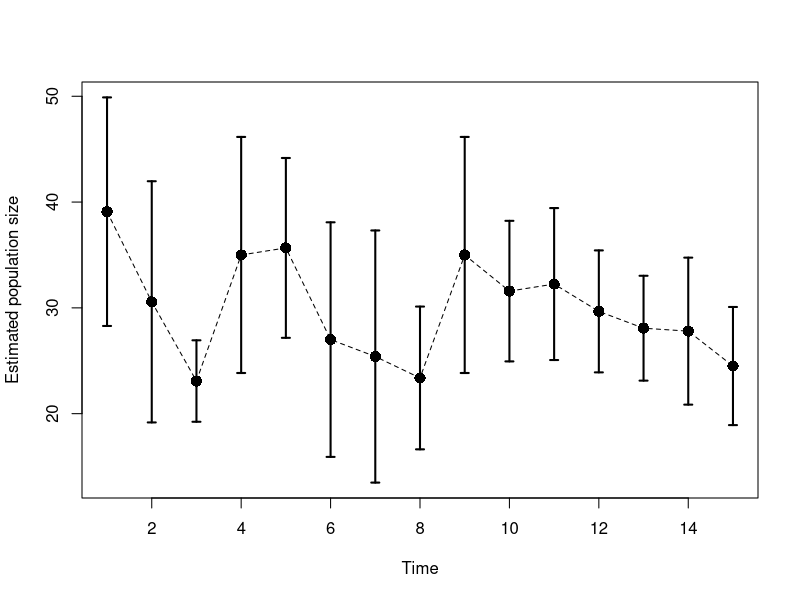
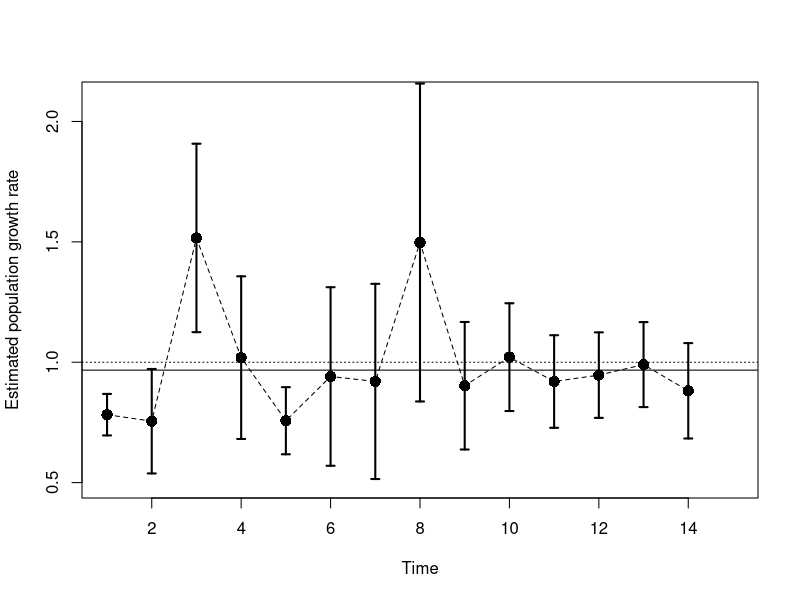
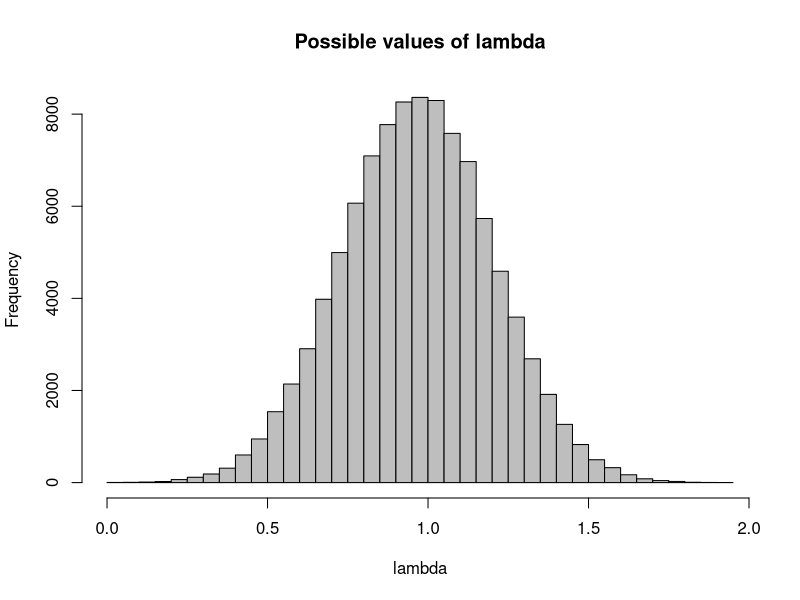
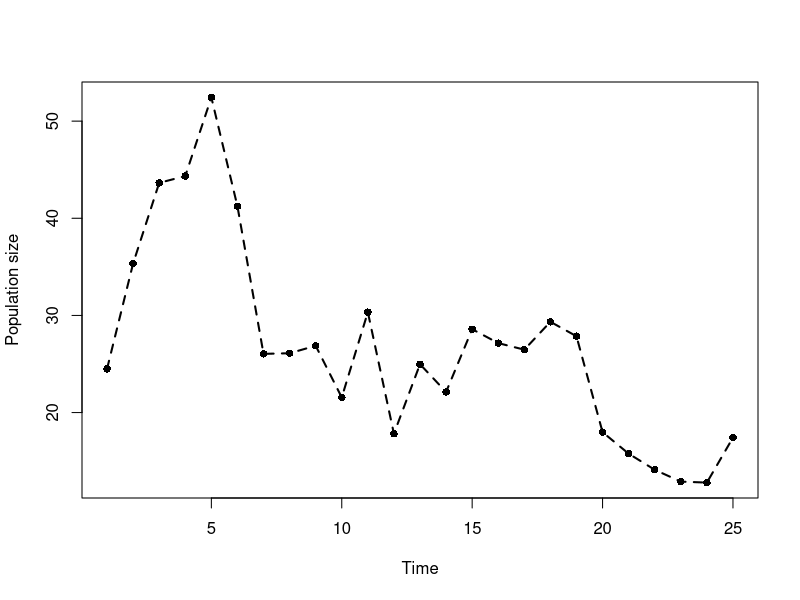
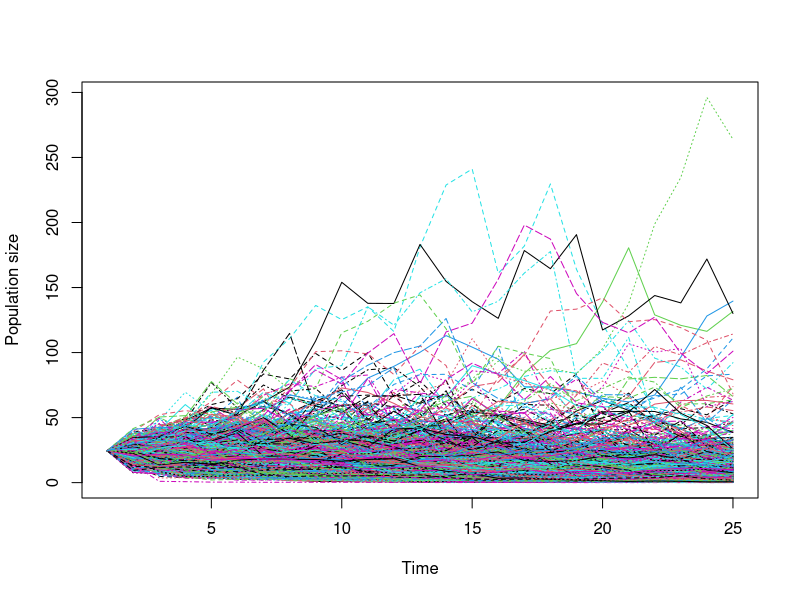
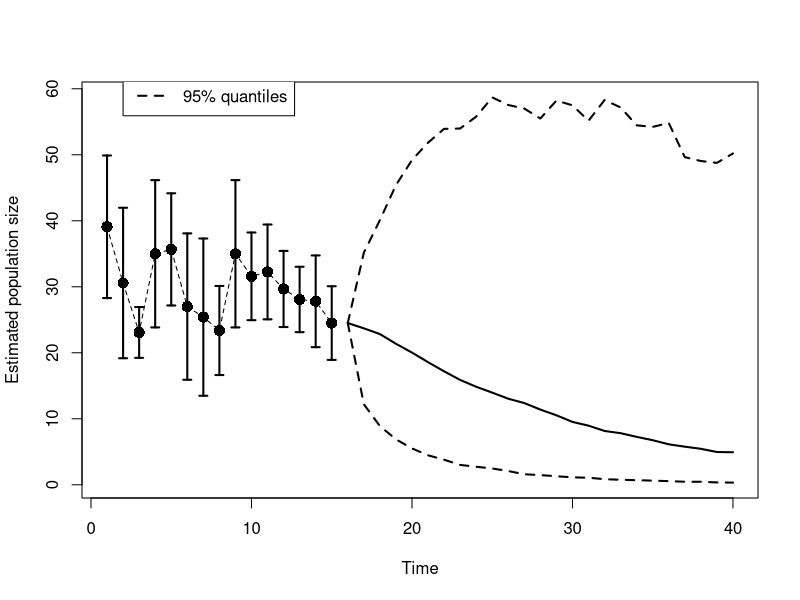
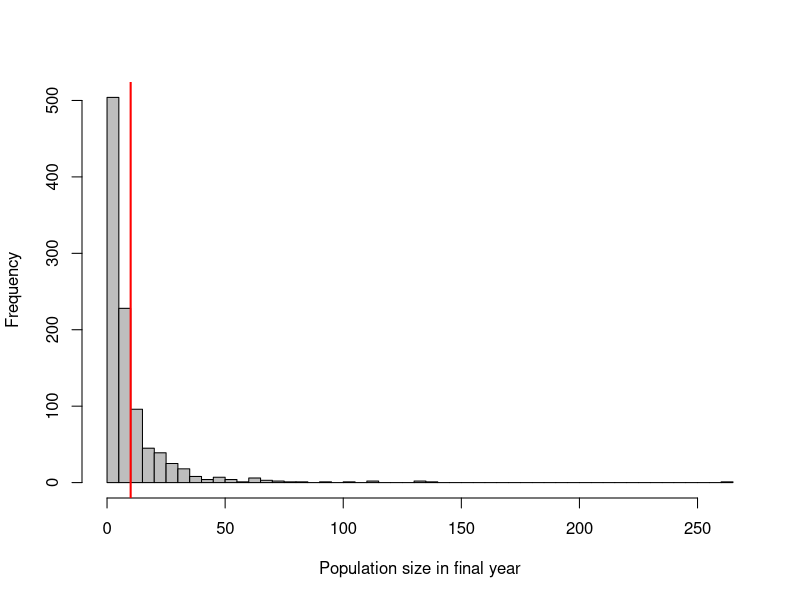
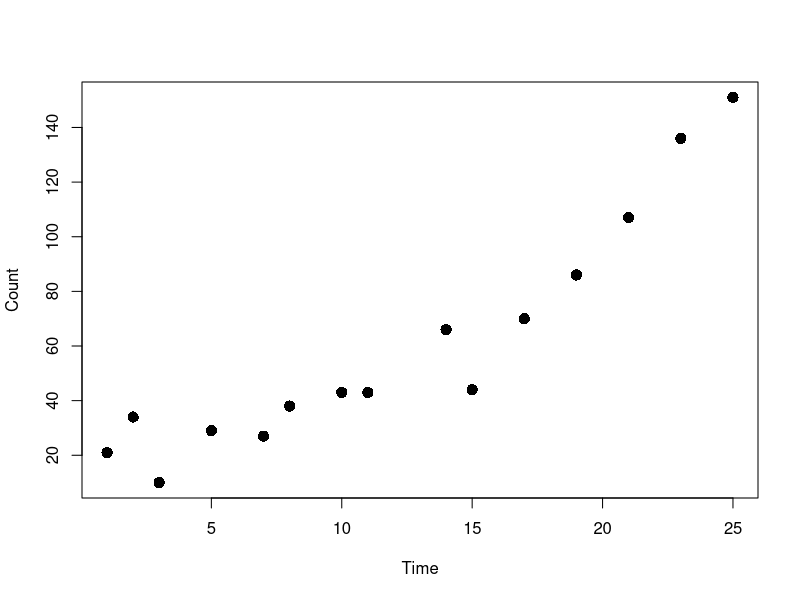

Source code (R) for these figures, in order:
###############################################
# Analyzing abundance of wildlife populations
# WILD 4890 Lab 7
# March 2018
###############################################


#### Part 1: Two-sample mark-recapture studies (Lincoln-Petersen estimator) ####


M = 41     # number captured and marked in first sampling period
C = 38    # total number captured in second sampling period
R = 14      # number of recaptures (previously-marked) in second samplng period

# 2-sample Lincoln-Petersen population size estimate
Nhat = (((M+1)*(C+1))/(R+1))-1           # Lincoln-Petersen estimator adjusted for small sample size

# estimate variance in estimate of population size and compute confidence intervals
var = ((M+1)*(C+1)*(M-R)*(C-R))/(((R+1)^2)*(R+2))
se = sqrt(var)
conf.low = Nhat - 1.96*se
conf.high = Nhat + 1.96*se

# coefficient of variation 
cv = (se/Nhat)*100

# print results
print(c("Nhat" = Nhat, "conf.low" = conf.low, "conf.high" = conf.high, "cv" = cv))

# detection probability
p1 = R/C
p2 = R/M

p1
p2


# expected precision
exp_cv = function(N, p){
  (1-p)/(p*sqrt(N))*100
}

exp_cv(N = 400, p= 0.3)



#### Part 2: Population projections with environmental stochasticity ###


# estimate abundance and population growth rate over several years

# read in data
dat = read.csv("marked_dat.csv")

# calculate Nhat and variance using same equations as above
dat$Nhat = (((dat$M+1)*(dat$C+1))/(dat$R+1))-1
dat$var = ((dat$M+1)*(dat$C+1)*(dat$M-dat$R)*(dat$C-dat$R))/(((dat$R+1)^2)*(dat$R+2))
dat$conf.low = dat$Nhat - 1.96*sqrt(dat$var)
dat$conf.high = dat$Nhat + 1.96*sqrt(dat$var)

# plot estimates of N over time
par(mfrow = c(1,1))
plot(dat$Nhat ~ dat$Year, pch = 16, cex = 1.5, xlab = "Time", ylab = "Estimated population size", 
     ylim = c(min(dat$conf.low), max(dat$conf.high)))
lines(dat$Nhat ~ dat$Year, lwd = 1, lty = 2)
arrows(x0 = dat$Year, x1 = dat$Year, y0 = dat$conf.low, y1 = dat$conf.high, 
       angle = 90, code = 3, length = 0.04, lwd =2)

# look at estimates
dat

# calculate lambda for each time step (need to add the NA on the end so it is the correct length)
dat$lambda = c(dat$Nhat[2:nrow(dat)]/dat$Nhat[1:(nrow(dat)-1)], NA)

# we can also calculate a variance on our estimate of lambda based on variance in estimates of N
# first calculate the coefficent of variation (cv) for Nhat estimates
cv0 = c(sqrt(dat$var[ 1:(nrow(dat)-1)])/dat$Nhat[1:(nrow(dat)-1)], 0)
cv1 = c(0, sqrt(dat$var[2:nrow(dat)])/dat$Nhat[2:nrow(dat)])

dat$lambda_var = dat$lambda^2 * (cv0 + cv1)

# plot estimates of lambda over time
plot(dat$lambda ~ dat$Year, pch = 16, cex = 1.5, xlab = "Time", ylab = "Estimated population growth rate", 
     ylim = c(0.5, 2.1))
lines(dat$lambda ~ dat$Year, lwd = 1, lty = 2)
arrows(x0 = dat$Year, x1 = dat$Year, y0 = dat$lambda - dat$lambda_var, y1 = dat$lambda + dat$lambda_var, 
       angle = 90, code = 3, length = 0.04, lwd =2)
abline(h = 1, lty = 3)


# find the average lambda over this time period - need to use geometric mean
# the arithmetic mean will produce an incorrect estimate of average lambda

# function to calculate geometric mean
geo_mean = function(x){
  prod(x, na.rm = T)^(1/(length(x)-1))
}

mean_lambda = geo_mean(dat$lambda)

# add line to plot 
abline(h = mean_lambda)

# calculate standard deviation of lambda
sd_lambda = sd(dat$lambda, na.rm = T)

### lambda projection ###

# use estimates of mean lambda and variation in lambda to project population growth into the future

# visualize distribution of possible growth rates
x = rnorm(100000, mean_lambda, sd_lambda)
hist(x, breaks = 50, col = "gray", main = "Possible values of lambda", xlab = "lambda")

# start with estimate from final year as starting population size
# project 20 years into the future
t = 25
N = numeric(t)
N[1] = dat$Nhat[15]

# draw a different value for lambda each year
lambda = rnorm(t, mean_lambda, sd_lambda)

# projection population forward
for(i in 2:t){
  N[i] = N[i-1]*lambda[i-1]
}

# plot outcome
plot(N ~ c(1:t), pch = 16, cex = 1, xlab = "Time", ylab = "Population size")
lines(N ~ c(1:t), lwd = 2, lty = 2)



# repeat this projection 1000 times
reps = 1000
N = matrix(nrow = t, ncol = reps)
N[1,] = dat$Nhat[15]

for(r in 1:reps){
  
  # draw a different value for lambda each year
  lambda = rnorm(t, mean_lambda, sd_lambda)
  
  # projection population forward
  for(i in 2:t){
    N[i,r] = N[i-1,r]*lambda[i-1]
  }
}

matplot(N, type = "l", xlab = "Time", ylab = "Population size")

# calculate the 95% quantiles and median outcome and plot 
med = apply(N, 1, median)
lci = apply(N, 1, quantile, probs = 0.025)
uci = apply(N, 1, quantile, probs = 0.975)

to.plot = dat[,c(1,5,7,8)]
to.plot = rbind(to.plot, data.frame(Year = c(16:40),
                                   Nhat = rep(NA, t),
                                   conf.low = rep(NA, t),
                                   conf.high = rep(NA, t)))
to.plot$pred = c(rep(NA, 15), med)
to.plot$lci = c(rep(NA, 15), lci)
to.plot$uci = c(rep(NA, 15), uci)


# plot estimates of N over time
plot(to.plot$Nhat ~ to.plot$Year, pch = 16, cex = 1.5, xlab = "Time", ylab = "Estimated population size", 
     ylim = c(min(to.plot$lci, na.rm = T), max(to.plot$uci, na.rm = T)))
lines(to.plot$Nhat ~ to.plot$Year, lwd = 1, lty = 2)
arrows(x0 = to.plot$Year, x1 = to.plot$Year, y0 = to.plot$conf.low, y1 = to.plot$conf.high, 
       angle = 90, code = 3, length = 0.04, lwd =2)
lines(to.plot$pred ~ to.plot$Year, lwd = 2)
lines(to.plot$lci ~ to.plot$Year, lwd = 2, lty = 2)
lines(to.plot$uci ~ to.plot$Year, lwd = 2, lty = 2)
legend(2, 65, lty = c(1,2), lwd = c(2,2), c("Median", "95% quantiles"))





# we can use our replicates to determine the probabilities of the population falling above or below a threshold
# when you ask R a logical question, it returns a TRUE or FALSE (called boolean values)
# R treats these values like numbers, where TRUE = 1, and FALSE = 0
# we can use this to easily find the proportion of replications in which certain conditions are met

# in what proportion of replications is N = 10 at final year?

# all values of N at year 20 (see all numbers in the console)
N[t,]
hist(N[t,], breaks = 50, col = "gray", main = "", xlab = "Population size in final year")
abline(v = 10, col = "red", lwd = 2)

# for each replication, is N < 10 at year 20? (see all the TRUEs and FALSEs in the console)
N[t,] < 10

# what proportion of replications was N < 10 at year 20?
# this is equivalent to the probability that N will be less than 10 in 20 years
mean(N[t,] < 10)

# what is the probability of the population going extinct? (N = 0)
# it works better to ask if N < 1 since we have decimal places
mean(N[t,] < 1)




### Part 3: Estimating population trend from counts ###


# read in file of count data
dat = read.csv("count_dat.csv")

# plot counts over time
plot(dat$count ~ dat$time, pch = 16, cex = 1.5, xlab = "Time", ylab = "Count")

# as you can see there are several years with missing data (no counts)
# this makes it hard to estimate average annual lambda
# instead we can use regression to estimate growth rate (r) on the log scale
# we'll fit the equation: log(N) = log(N0) + r*t  (takes the form of a straight line)
# the intercept will equal log(N0) and the slope equals the estimate of r

# first need to log-transform the counts
dat$logN = log(dat$count)

summary(mod <- lm(logN ~ time, data = dat))

### Part 4: Population projections with parametric uncertainty ###

# get predicted values and confidence limits
pred = predict.lm(mod, interval = "confidence", newdata = data.frame(time = c(1:25)))

# plot population size over time on the log scale and add predicted line
par(mfrow = c(1,2))
plot(dat$logN ~ dat$time, pch = 16, cex = 1.5, xlab = "Time", ylab = "Log population size", 
     main = "Log scale")
lines(pred[,1], lwd = 2)  
lines(pred[,2], lwd = 2, lty = 2)
lines(pred[,3], lwd = 2, lty = 2)

# we can also back-transform the estimates to look at them on the log scale
predN = exp(pred)

plot(dat$count ~ dat$time, pch = 16, cex = 1.5, xlab = "Time", ylab = "Population size",
     main = "Natural scale")
lines(predN[,1], lwd = 2)
lines(predN[,2], lwd = 2, lty = 2)
lines(predN[,3], lwd = 2, lty = 2)

# we cannot transform r to get unbiased estimates of lambda, however we can
# use estimates of r to project the population into the future, assuming r stays the same
# this method assumes that r is constant across years
# it does not account for environmental stochasticity or year-to-year variation in r

# mean and precision of r estimate
mean_r = 0.085
se_r = 0.009
sd_r = se_r*sqrt(nrow(dat))
cv_r = (sd_r/mean_r) * 100

print(c("mean" = mean_r, "sd" = sd_r, "cv"= cv_r))

# visualize variation in r
x = rnorm(100000, mean_r, sd_r)
par(mfrow = c(1,1))
hist(x, breaks = 50, col= "gray", main = "Uncertainty in estimate of r", xlab = "r")


# using this model, we're assuming that r does not change between years
# we can project this model into the future using the estimated mean
pred.new = predict.lm(mod, interval = "confidence", newdata = data.frame(time = c(1:50)))

# plot population size over time on the log scale and add predicted line
plot(dat$logN ~ dat$time, pch = 16, cex = 1.5, xlab = "Time", ylab = "Log population size",
     xlim = c(1,50), ylim = c(min(pred.new[,2]), max(pred.new[,3])))
lines(pred.new[,1], lwd = 2)
lines(pred.new[,2], lwd = 2, lty = 2)
lines(pred.new[,3], lwd = 2, lty = 2)

# but this assumes that our estimate of mean r is correct
# we known the precision our our estimate, so it's better to incorporate that uncertainty
# in the prediction process -- this is called parametric uncertainty 

# projection is the same as above, but using continuous time model with r
# instead of discrete time model with lambda
# we'll also project on the log scale for consistency with how it was modeled

# repeat this projection 1000 times
reps = 1000
t = 25

N = matrix(nrow = t, ncol = reps)
N[1,] = dat$logN[25]

for(r in 1:reps){
  
  # draw a different value for lambda each year
  real_r = rnorm(1, mean_r, sd_r)
  
  # projection population forward
  for(i in 2:t){
    N[i,r] = N[i-1,r] + real_r
  }
}

matplot(N, type = "l", xlab = "Time", ylab = "Population size")

# summarize and plot with observed counts
med = apply(N, 1, median)
lci = apply(N, 1, quantile, probs = 0.025)
uci = apply(N, 1, quantile, probs = 0.975)


plot(c(dat$logN, rep(NA, 25)) ~ c(1:50), pch = 16, cex = 1.5, xlab = "Time", ylab = "Log population size",
     ylim = c(2, max(uci)), main = "Log scale")
lines(c(pred.new[,1], rep(NA, 25)), lwd = 2, col = "blue")
lines(pred.new[,2], lwd = 2, lty = 2, col = "blue")
lines(pred.new[,3], lwd = 2, lty = 2, col = "blue")
lines(c(rep(NA, 25), med), lwd = 2)
lines(c(rep(NA, 25), lci), lwd = 2, lty = 2)
lines(c(rep(NA, 25), uci), lwd = 2, lty = 2)
legend(1, 8.5,lty = c(1,1), lwd = c(2,2), col = c("blue", "black"), c("Deterministic", "Stochastic"))


plot(c(dat$count, rep(NA, 25)) ~ c(1:50), pch = 16, cex = 1.5, xlab = "Time", ylab = "Log population size",
     ylim = c(2, max(exp(uci))), main = "Natural scale")
lines(c(exp(pred.new[,1]), rep(NA, 25)), lwd = 2, col = "blue")
lines(exp(pred.new[,2]), lwd = 2, lty = 2, col = "blue")
lines(exp(pred.new[,3]), lwd = 2, lty = 2, col = "blue")
lines(c(rep(NA, 25), exp(med)), lwd = 2)
lines(c(rep(NA, 25), exp(lci)), lwd = 2, lty = 2)
lines(c(rep(NA, 25), exp(uci)), lwd = 2, lty = 2)
legend(1, 5250,lty = c(1,1), lwd = c(2,2), col = c("blue", "black"), c("Deterministic", "Stochastic"))


# look at population projections in the final year
par(mfrow = c(1,1))
hist(exp(N[25,]), breaks = 50, col = "gray", main = "Population size in final year", xlab = "N")


# what is the probability of extinction at year 50?
mean(exp(N[25,]) < 1)

# what is the probability of more than 1000 individuals at year 50?
mean(exp(N[25,]) > 1000)


